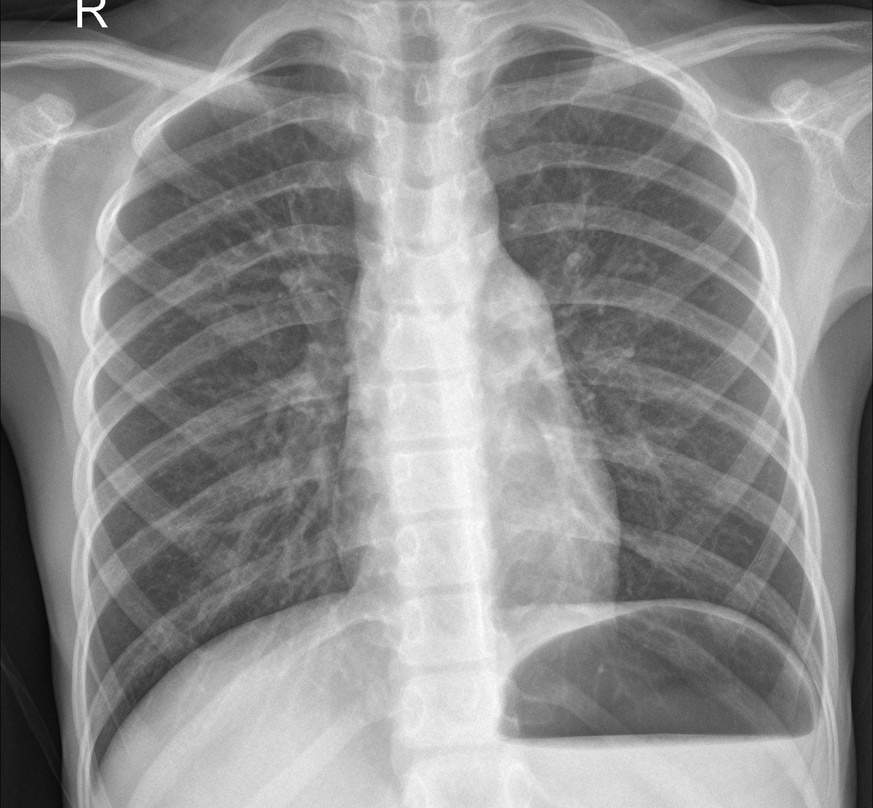
#> input picture raw/001.jpeg, 873 x 808 px, shrunk from 1658 x 1534 before the run, found by its file name; its folder holds only this picture in this run
$ python enhance_and_compare.py
#> lines starting #> are read from the running program, lines starting #| are printed output that depends on the picture
#> further down, img is the input picture: shape (808, 873); min 0, max 255, mean 143.4
import cv2
import numpy as np
import os

def enhance_xray(img):
    # 1. Denoising
    denoised = cv2.fastNlMeansDenoising(img, None, h=10)

    # 2. CLAHE for contrast enhancement
    clahe = cv2.createCLAHE(clipLimit=2.0, tileGridSize=(8, 8))
    clahe_img = clahe.apply(denoised)
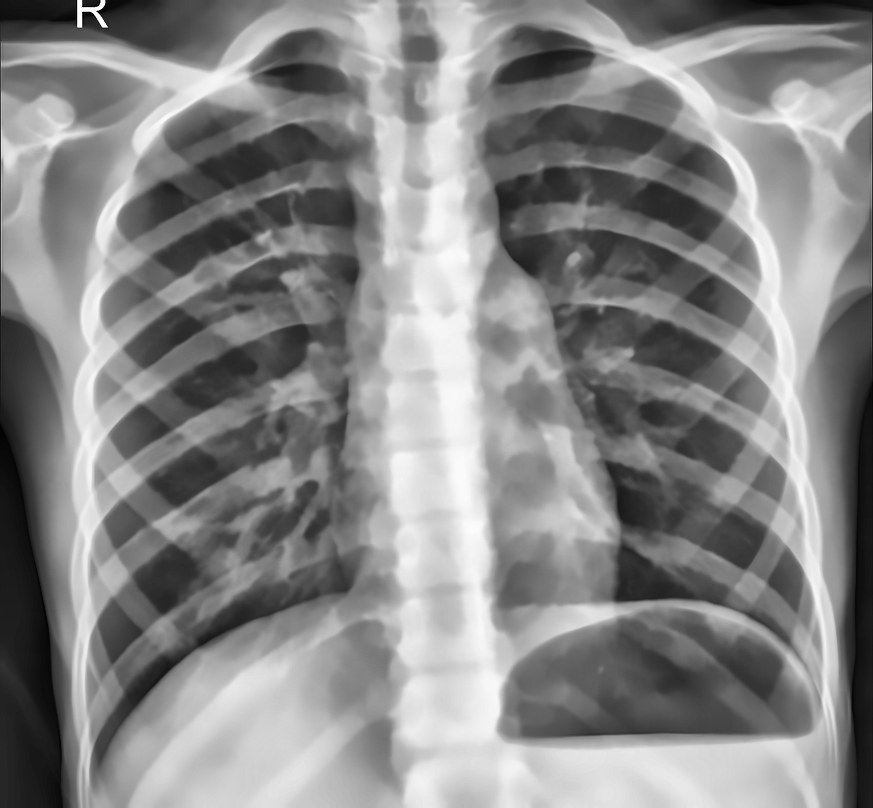
#> clahe_img: shape (808, 873); min 0, max 255, mean 134.9

    # 3. Sharpening
    kernel = np.array([[0, -1, 0],
                       [-1, 5, -1],
                       [0, -1, 0]])
    sharpened = cv2.filter2D(clahe_img, -1, kernel)

    return sharpened


def save_comparison(original, enhanced, save_path):
#> called with save_path = 'outputs/comparisons/comp_001.jpeg.png'
    o = cv2.cvtColor(original, cv2.COLOR_GRAY2BGR)
    e = cv2.cvtColor(enhanced, cv2.COLOR_GRAY2BGR)
    combined = np.hstack((o, e))
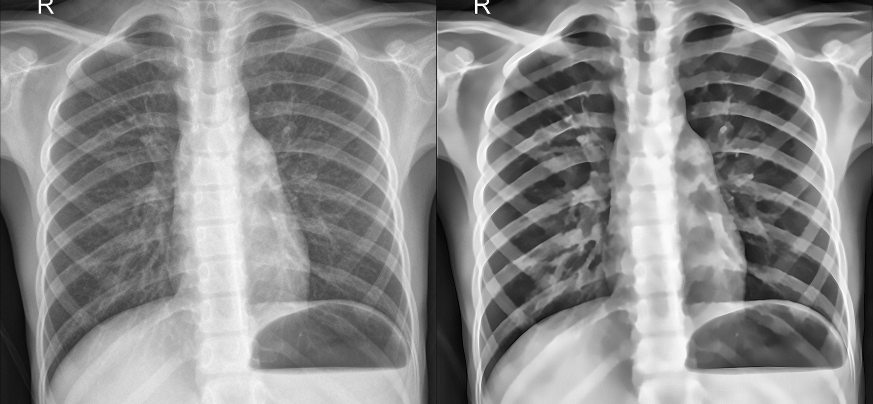
#> combined: shape (808, 1746, 3) (shown at 1/2 size); min 0, max 255, mean 139.2
    cv2.imwrite(save_path, combined)


if __name__ == "__main__":
    input_folder = "data/raw/"
    enhanced_folder = "outputs/enhanced/"
    comparison_folder = "outputs/comparisons/"

    os.makedirs(enhanced_folder, exist_ok=True)
    os.makedirs(comparison_folder, exist_ok=True)

    supported_ext = [".jpg", ".jpeg", ".png"]

    for file_name in os.listdir(input_folder):
        if any(file_name.lower().endswith(ext) for ext in supported_ext):

            image_path = os.path.join(input_folder, file_name)
            print(f"Enhancing: {file_name}")

            img = cv2.imread(image_path, cv2.IMREAD_GRAYSCALE)
            enhanced = enhance_xray(img)

            enhanced_path = os.path.join(enhanced_folder, f"enh_{file_name}.png")
            comparison_path = os.path.join(comparison_folder, f"comp_{file_name}.png")

            cv2.imwrite(enhanced_path, enhanced)
            save_comparison(img, enhanced, comparison_path)

    print("✔ All images enhanced successfully!")

$ run again, on raw/005.jpeg
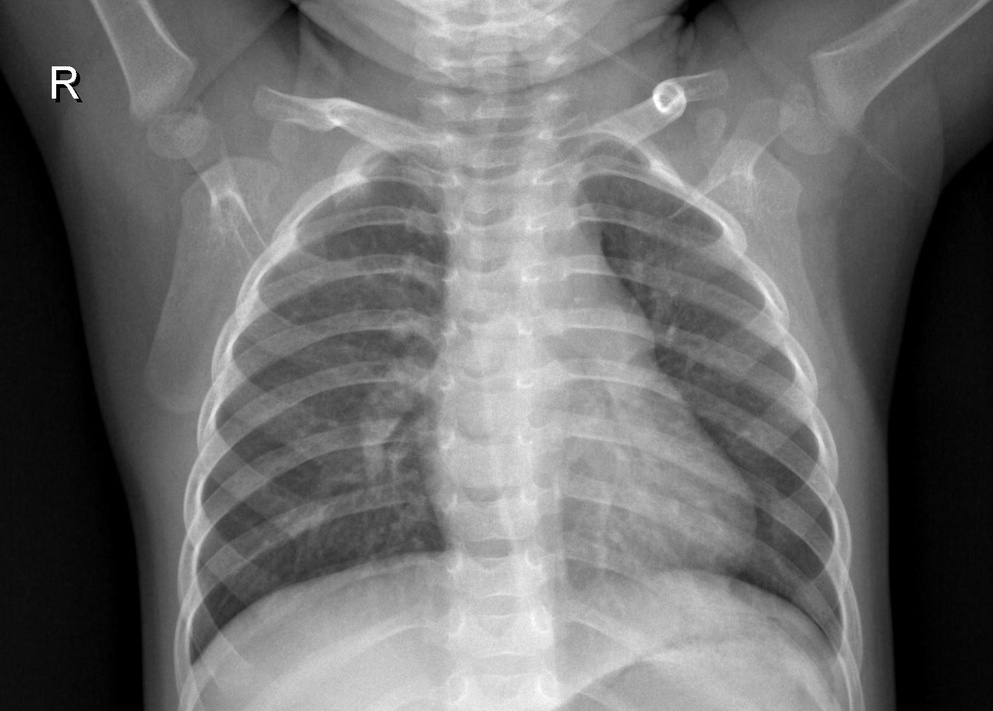
#> input picture raw/005.jpeg, 993 x 711 px, shrunk from 1572 x 1125 before the run, found by its file name
#> img is the input picture: shape (711, 993); min 0, max 255, mean 109.1
#> in enhance_xray, `clahe_img = clahe.apply(denoised)`:
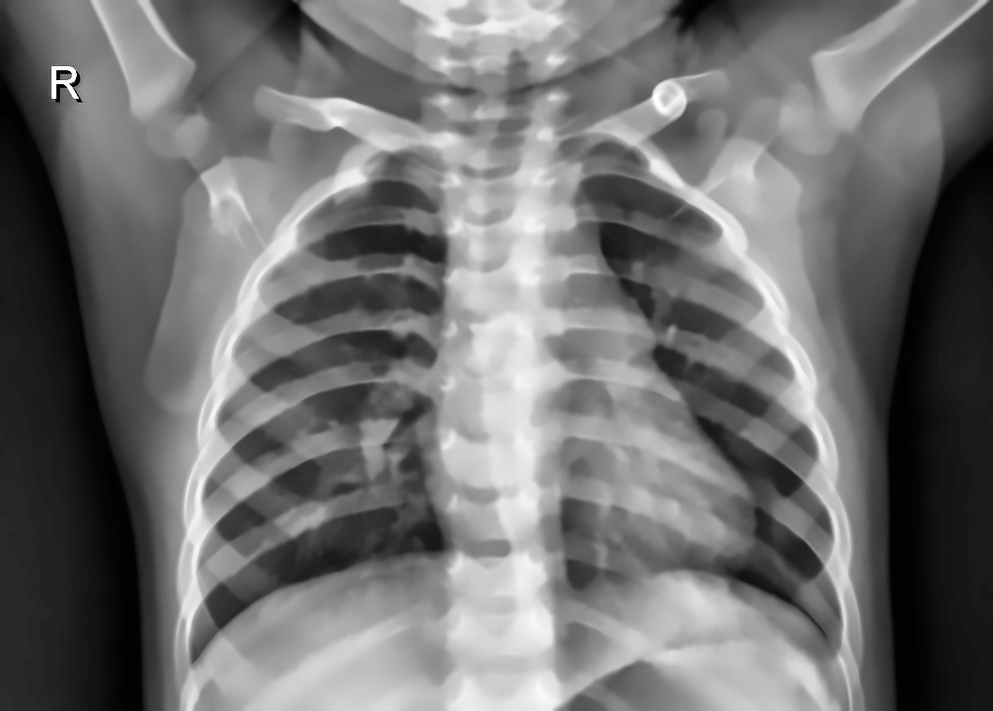
#> clahe_img: shape (711, 993); min 1, max 255, mean 112.6
#> in save_comparison, `combined = np.hstack((o, e))`:
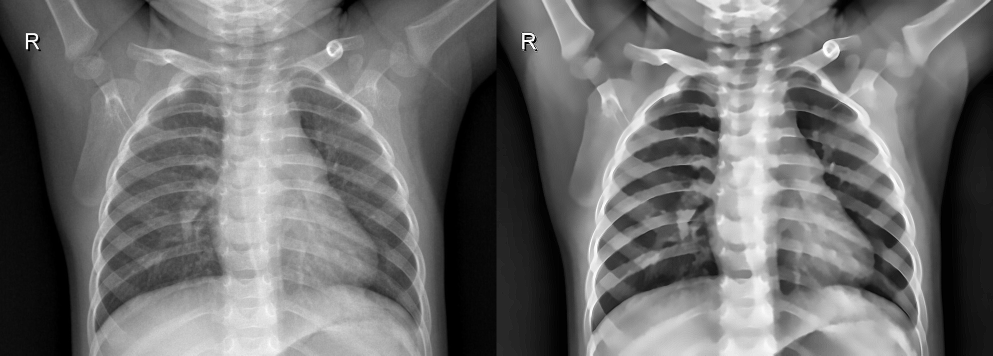
#> combined: shape (711, 1986, 3) (shown at 1/2 size); min 0, max 255, mean 110.8

$ run again, on raw/006.jpeg
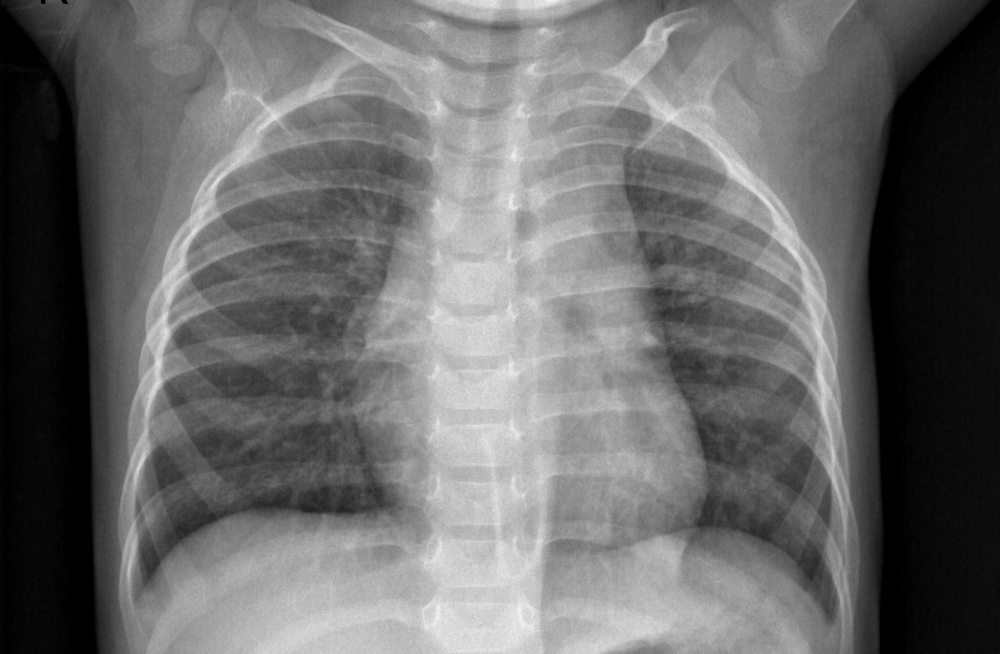
#> input picture raw/006.jpeg, 1000 x 654 px, shrunk from 1562 x 1021 before the run, found by its file name
#> img is the input picture: shape (654, 1000); min 0, max 247, mean 106.4
#> in enhance_xray, `clahe_img = clahe.apply(denoised)`:
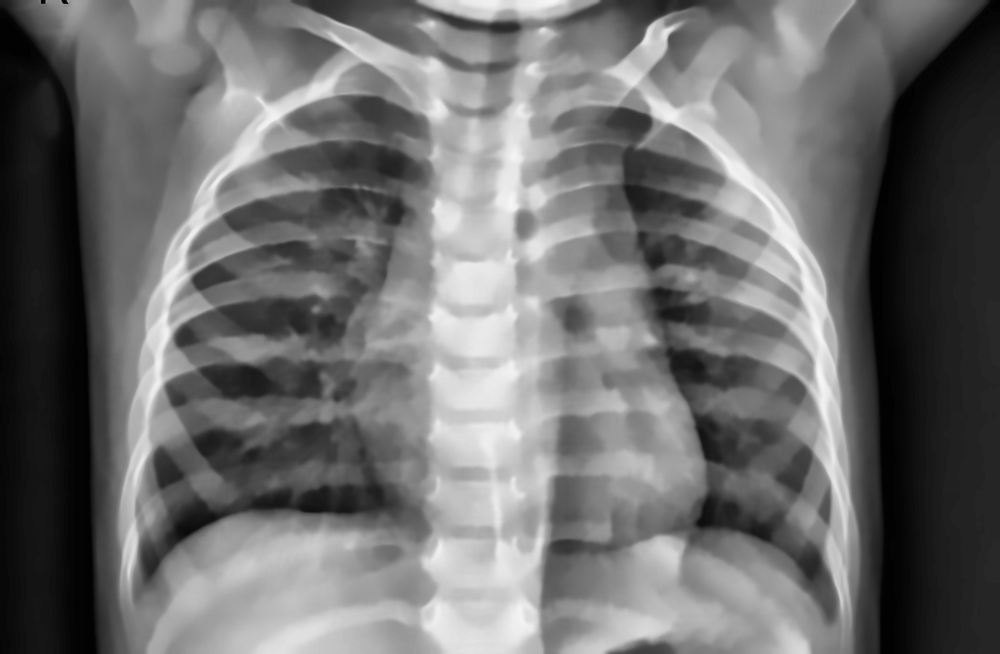
#> clahe_img: shape (654, 1000); min 2, max 247, mean 110.1
#> in save_comparison, `combined = np.hstack((o, e))`:
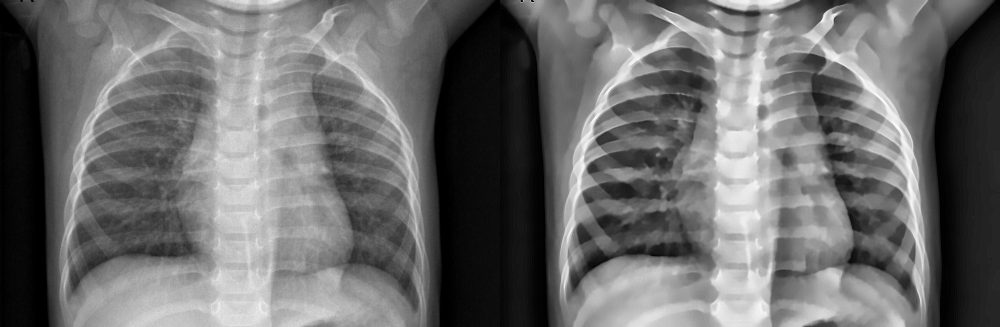
#> combined: shape (654, 2000, 3) (shown at 1/2 size); min 0, max 255, mean 108.3

$ run again, on raw/007.jpeg
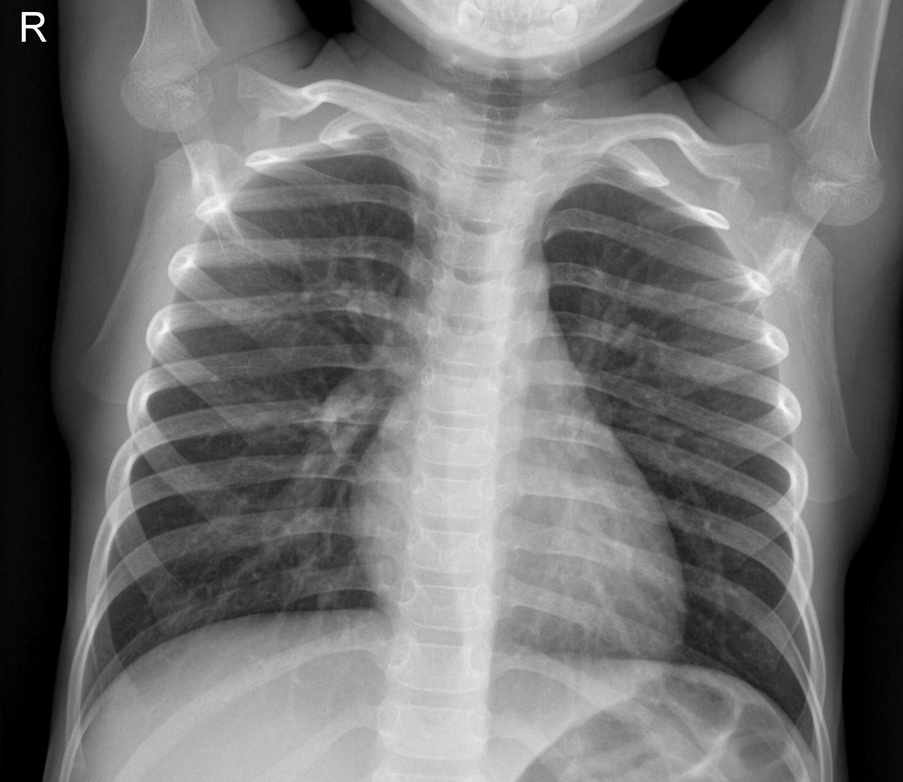
#> input picture raw/007.jpeg, 903 x 782 px, shrunk from 2034 x 1761 before the run, found by its file name
#> img is the input picture: shape (782, 903); min 0, max 255, mean 113.5
#> in enhance_xray, `clahe_img = clahe.apply(denoised)`:
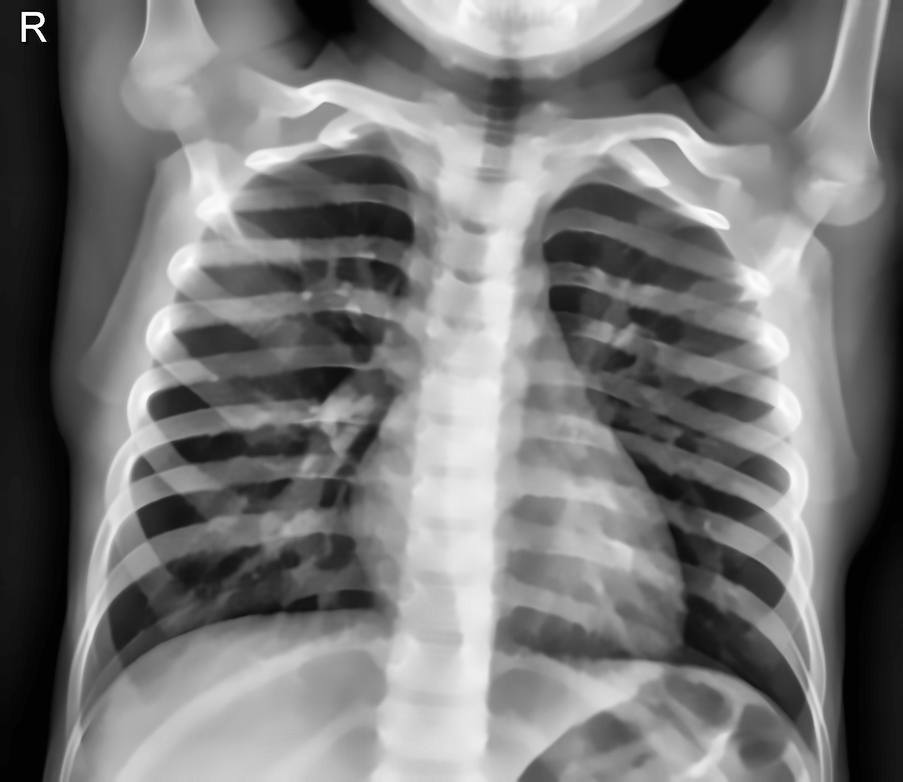
#> clahe_img: shape (782, 903); min 1, max 255, mean 119.2
#> in save_comparison, `combined = np.hstack((o, e))`:
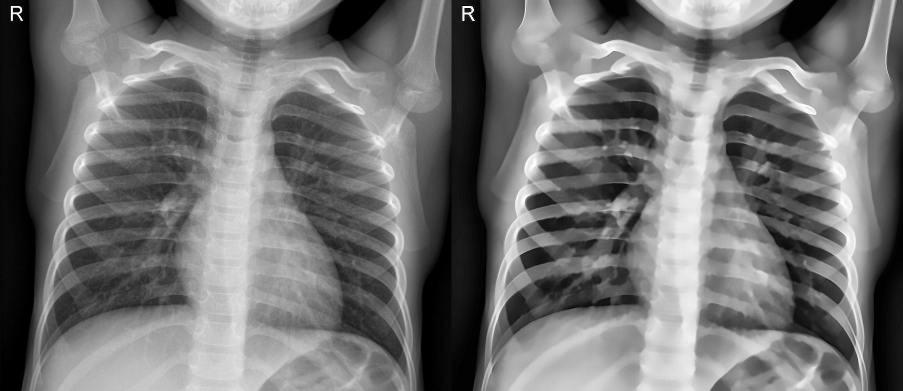
#> combined: shape (782, 1806, 3) (shown at 1/2 size); min 0, max 255, mean 116.3

$ run again, on raw/002.jpeg
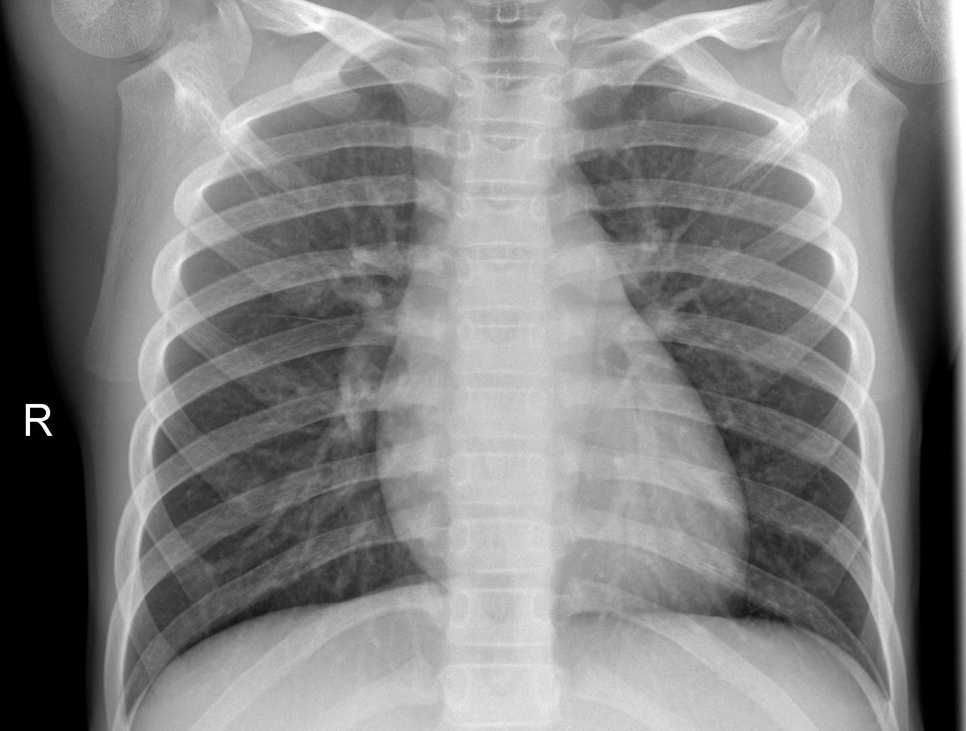
#> input picture raw/002.jpeg, 966 x 731 px, shrunk from 2060 x 1558 before the run, found by its file name
#> img is the input picture: shape (731, 966); min 0, max 255, mean 130.3
#> in enhance_xray, `clahe_img = clahe.apply(denoised)`:
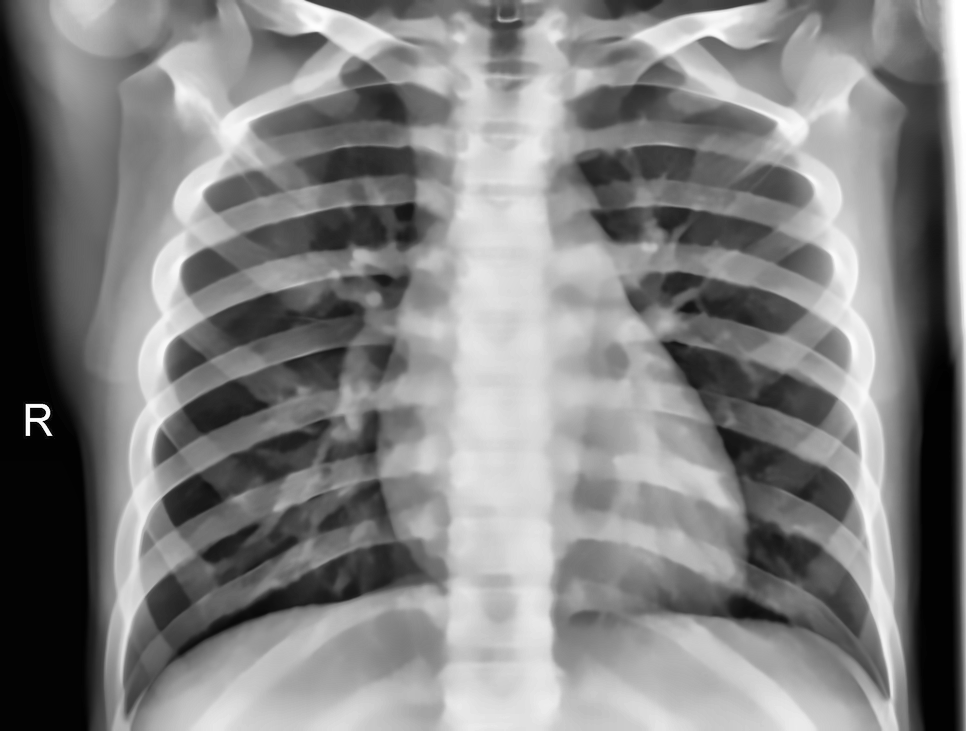
#> clahe_img: shape (731, 966); min 1, max 255, mean 128.9
#> in save_comparison, `combined = np.hstack((o, e))`:
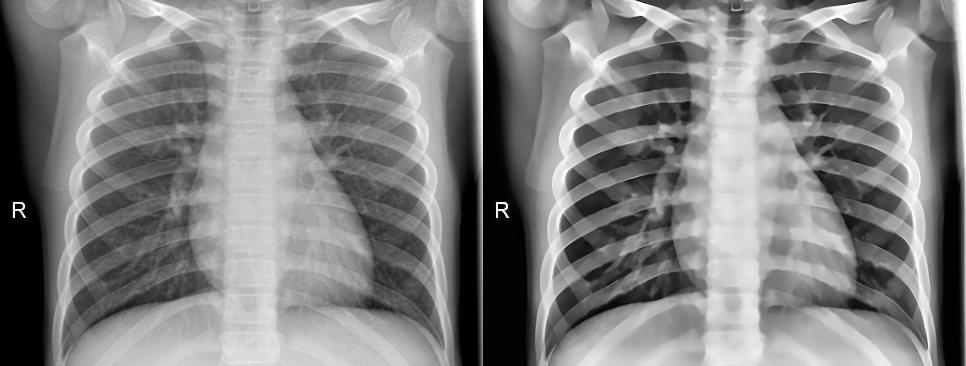
#> combined: shape (731, 1932, 3) (shown at 1/2 size); min 0, max 255, mean 129.6
